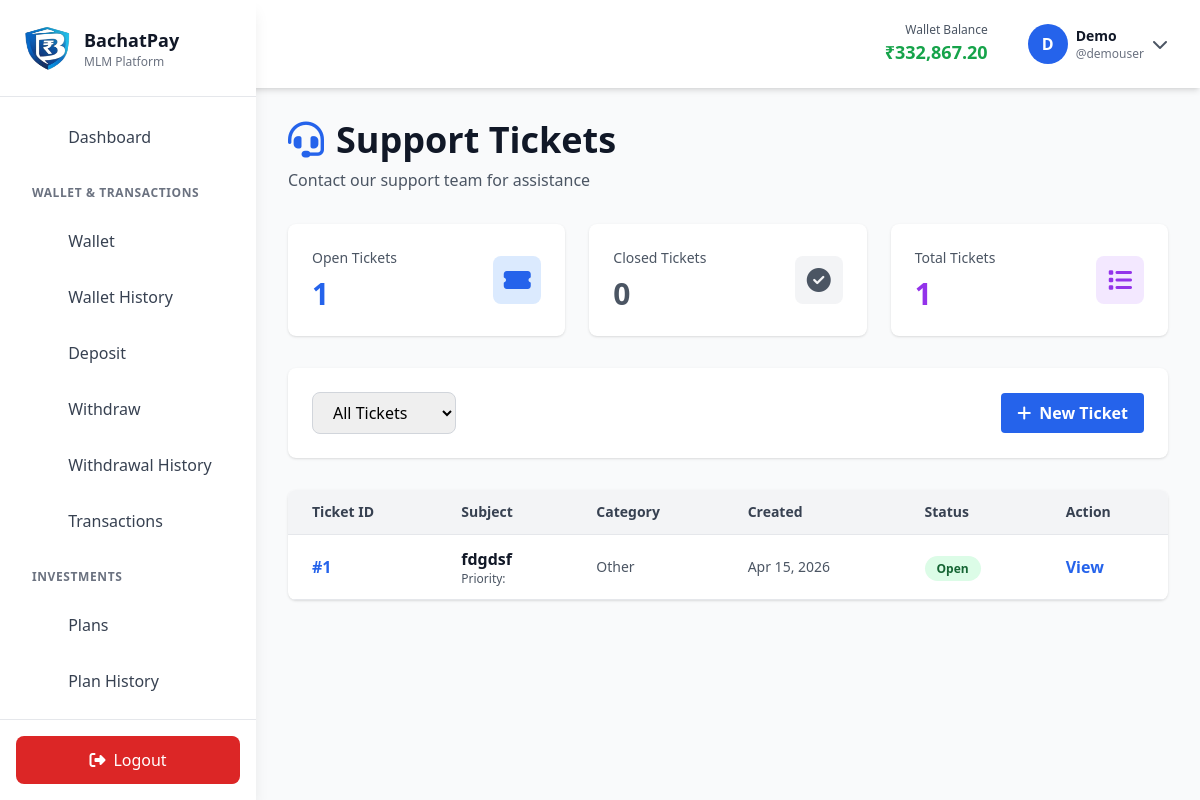
/support-tickets.php (signed in), run on the app's committed database.
### tables this page shows
CREATE TABLE `users` (
  `user_id` int(11) NOT NULL,
  `username` varchar(50) NOT NULL,
  `email` varchar(100) NOT NULL,
  `password` varchar(255) NOT NULL,
  `sponsor_id` int(11) DEFAULT NULL,
  `first_name` varchar(50) DEFAULT NULL,
  `last_name` varchar(50) DEFAULT NULL,
  `phone` varchar(15) DEFAULT NULL,
  `city` varchar(50) DEFAULT NULL,
  `state` varchar(50) DEFAULT NULL,
  `bank_account` varchar(20) DEFAULT NULL,
  `bank_name` varchar(100) DEFAULT NULL,
  `ifsc_code` varchar(20) DEFAULT NULL,
  `wallet_balance` decimal(15,2) DEFAULT 0.00,
  `total_cashback_earned` decimal(15,2) DEFAULT 0.00,
  `total_commission_earned` decimal(15,2) DEFAULT 0.00,
  `total_downline_business` decimal(15,2) DEFAULT 0.00,
  `active_investment` decimal(15,2) DEFAULT 0.00,
  `registration_date` timestamp NOT NULL DEFAULT current_timestamp(),
  `last_login` datetime DEFAULT NULL,
  `status` enum('active','inactive','suspended') DEFAULT 'active',
  `role` enum('user','admin') DEFAULT 'user',
  `reset_token` varchar(255) DEFAULT NULL,
  `reset_expires` datetime DEFAULT NULL
);

CREATE TABLE `support_tickets` (
  `ticket_id` int(11) NOT NULL,
  `user_id` int(11) NOT NULL,
  `subject` varchar(255) NOT NULL,
  `message` text NOT NULL,
  `category` varchar(50) DEFAULT NULL,
  `status` enum('open','in_progress','closed','reopened') DEFAULT 'open',
  `priority` enum('low','medium','high','critical') DEFAULT 'medium',
  `created_at` timestamp NOT NULL DEFAULT current_timestamp(),
  `updated_at` datetime DEFAULT NULL ON UPDATE current_timestamp(),
  `closed_at` datetime DEFAULT NULL
);

### support-tickets.php (the view, shortened to what the rows shown need)
<?php
require_once __DIR__ . '/includes/config.php';
require_once __DIR__ . '/includes/db.php';
require_once __DIR__ . '/includes/functions.php';
$user = getCurrentUser();
$csrf_token = generateCSRFToken();
$action = $_GET['action'] ?? 'list';
if ($action === 'list') {
    $where = 'user_id = ?';
    $params = [$user['user_id']];
    $stmt = $pdo->prepare("SELECT * FROM support_tickets WHERE $where ORDER BY created_at DESC");
    $stmt->execute($params);
    $tickets = $stmt->fetchAll();
}
?>
<!DOCTYPE html>
<html lang="en">
<head>
    <script src="https://cdn.tailwindcss.com"></script>
    <link rel="stylesheet" href="https://cdnjs.cloudflare.com/ajax/libs/font-awesome/6.4.0/css/all.min.css">
</head>
<body class="bg-gray-50">
    <?php $currentPage = 'support-tickets'; require_once __DIR__ . '/includes/navbar.php'; ?>
    <div class="lg:ml-64 px-4 sm:px-6 lg:px-8 py-8">
        <?php if ($action === 'create'): ?>
        <div class="mb-8">
            <h1 class="text-4xl font-bold text-gray-900 mb-2">
                <i class="fas fa-plus-circle text-blue-600 mr-3"></i>Create Support Ticket
            </h1>
        </div>
        <?php else: ?>
        <div class="mb-8">
            <h1 class="text-4xl font-bold text-gray-900 mb-2">
                <i class="fas fa-headset text-blue-600 mr-3"></i>Support Tickets
            </h1>
        </div>
        <?php endif; ?>
        <?php if ($action === 'create'): ?>
        <div class="bg-white rounded-lg shadow p-8 max-w-2xl">
            <form method="POST" action="">
                <input type="hidden" name="csrf_token" value="<?php echo htmlspecialchars($csrf_token); ?>">
                <input type="hidden" name="create_ticket" value="1">
                <div class="mb-6">
                    <label class="block text-sm font-semibold text-gray-700 mb-2">Subject *</label>
                    <input type="text" name="subject" minlength="5" maxlength="200" required placeholder="Brief description of your issue"
                        class="w-full px-4 py-2 border border-gray-300 rounded-lg focus:ring-2 focus:ring-blue-500">
                    <p class="text-xs text-gray-500 mt-1">Min 5 characters</p>
                </div>
                <div class="mb-6">
                    <label class="block text-sm font-semibold text-gray-700 mb-2">Category *</label>
                    <select name="category" required class="w-full px-4 py-2 border border-gray-300 rounded-lg focus:ring-2 focus:ring-blue-500">
                        <option value="general">General Inquiry</option>
                        <option value="billing">Billing Issue</option>
                        <option value="technical">Technical Support</option>
                        <option value="account">Account Issue</option>
                        <option value="withdrawal">Withdrawal Problem</option>
                        <option value="other">Other</option>
                    </select>
                </div>
                <div class="mb-6">
                    <label class="block text-sm font-semibold text-gray-700 mb-2">Priority</label>
                    <select name="priority" class="w-full px-4 py-2 border border-gray-300 rounded-lg focus:ring-2 focus:ring-blue-500">
                        <option value="low">Low</option>
                        <option value="medium" selected>Medium</option>
                        <option value="high">High</option>
                        <option value="urgent">Urgent</option>
                    </select>
                </div>
                <div class="mb-6">
                    <label class="block text-sm font-semibold text-gray-700 mb-2">Message *</label>
                    <textarea name="message" minlength="10" maxlength="5000" rows="8" required placeholder="Describe your issue in detail (text only, no files)"
                        class="w-full px-4 py-2 border border-gray-300 rounded-lg focus:ring-2 focus:ring-blue-500"></textarea>
                    <p class="text-xs text-gray-500 mt-1">Min 10 characters | Text only (no media files)</p>
                </div>
                <div class="bg-blue-50 border border-blue-200 p-4 rounded-lg mb-6">
                    <p class="text-sm text-blue-800">
                        <i class="fas fa-info-circle mr-2"></i>
                        <strong>Note:</strong> Only text is allowed in support tickets. Media files cannot be uploaded.
                    </p>
                </div>
                <div class="flex space-x-4">
                    <button type="submit" class="flex-1 bg-blue-600 hover:bg-blue-700 text-white font-bold py-2 px-4 rounded transition">
                        <i class="fas fa-paper-plane mr-2"></i>Submit Ticket
                    </button>
                    <a href="support-tickets.php" class="flex-1 bg-gray-400 hover:bg-gray-500 text-white font-bold py-2 px-4 rounded transition text-center">
                        <i class="fas fa-times mr-2"></i>Cancel
                    </a>
                </div>
            </form>
        </div>
        <?php else: ?>
        <div class="bg-white rounded-lg shadow overflow-hidden">
            <div class="overflow-x-auto">
                <table class="w-full">
                    <thead class="bg-gray-100 border-b">
                        <tr>
                            <th class="px-6 py-3 text-left text-sm font-semibold text-gray-700">Ticket ID</th>
                            <th class="px-6 py-3 text-left text-sm font-semibold text-gray-700">Subject</th>
                            <th class="px-6 py-3 text-left text-sm font-semibold text-gray-700">Category</th>
                            <th class="px-6 py-3 text-left text-sm font-semibold text-gray-700">Created</th>
                            <th class="px-6 py-3 text-left text-sm font-semibold text-gray-700">Status</th>
                            <th class="px-6 py-3 text-left text-sm font-semibold text-gray-700">Action</th>
                        </tr>
                    </thead>
                    <tbody>
                        <?php if (empty($tickets)): ?>
                        <tr>
                            <td colspan="6" class="px-6 py-8 text-center text-gray-500">
                                <i class="fas fa-inbox text-4xl mb-2 block opacity-50"></i>
                                No tickets found
                            </td>
                        </tr>
                        <?php else: ?>
                            <?php foreach ($tickets as $t):
                                $statusColor = $t['status'] === 'open' ? 'bg-green-100 text-green-800' : 'bg-gray-100 text-gray-800';
                            ?>
                            <tr class="border-b hover:bg-gray-50 transition">
                                <td class="px-6 py-3 font-bold text-blue-600">#<?php echo $t['ticket_id']; ?></td>
                                <td class="px-6 py-3">
                                    <p class="font-semibold text-gray-900"><?php echo htmlspecialchars(substr($t['subject'], 0, 40)); ?></p>
                                    <p class="text-xs text-gray-600">Priority: <?php echo ucfirst($t['priority']); ?></p>
                                </td>
                                <td class="px-6 py-3 text-sm text-gray-600"><?php echo ucfirst($t['category']); ?></td>
                                <td class="px-6 py-3 text-sm text-gray-600"><?php echo date('M d, Y', strtotime($t['created_at'])); ?></td>
                                <td class="px-6 py-3">
                                    <span class="px-3 py-1 rounded-full text-xs font-semibold <?php echo $statusColor; ?>">
                                        <?php echo ucfirst($t['status']); ?>
                                    </span>
                                </td>
                                <td class="px-6 py-3">
                                    <a href="?action=view&ticket_id=<?php echo $t['ticket_id']; ?>" class="text-blue-600 hover:text-blue-800 font-semibold">
                                        View
                                    </a>
                                </td>
                            </tr>
                            <?php endforeach; ?>
                        <?php endif; ?>
                    </tbody>
                </table>
            </div>
        </div>
        <?php endif; ?>
    </div>
</body>
</html>

### includes/navbar.php (shortened to what the rows shown need)
<div id="sidebar" class="fixed left-0 top-0 h-screen w-64 bg-white shadow-lg z-50 transform -translate-x-full lg:translate-x-0 transition-transform duration-300">
    <div class="p-6 border-b">
        <div class="flex items-center space-x-3">
            <div>
                <h1 class="text-lg font-bold text-gray-900">BachatPay</h1>
            </div>
        </div>
    </div>
</div>
<nav class="bg-white shadow-md sticky top-0 z-30">
    <div class="p-4 flex justify-between items-center">
        <div class="flex items-center space-x-4">
            <div class="hidden sm:block">
                <h2 class="text-sm font-bold text-gray-900">Dashboard</h2>
            </div>
        </div>
        <div class="flex items-center space-x-6">
            <div class="hidden md:block text-right">
                <p class="text-xs text-gray-600">Wallet Balance</p>
                <p class="text-lg font-bold text-green-600"><?php echo formatCurrency($user['wallet_balance'] ?? 0); ?></p>
            </div>
            <div class="relative group">
                <button class="flex items-center space-x-2 px-4 py-2 rounded-lg hover:bg-gray-100 transition">
                    <div class="w-10 h-10 bg-blue-600 text-white rounded-full flex items-center justify-center font-bold">
                        <?php echo strtoupper(substr($user['username'] ?? 'U', 0, 1)); ?>
                    </div>
                    <div class="hidden sm:block text-left">
                        <p class="text-sm font-bold text-gray-900"><?php echo htmlspecialchars($user['first_name'] ?? $user['username'] ?? 'User'); ?></p>
                        <p class="text-xs text-gray-500">@<?php echo htmlspecialchars($user['username'] ?? 'user'); ?></p>
                    </div>
                    <i class="fas fa-chevron-down text-gray-600"></i>
                </button>
            </div>
        </div>
    </div>
</nav>

### data on the page
users: wallet_balance "₹332,867.20", username "D", first_name "Demo", username "demouser"
support_tickets: ticket_id "1", subject "fdgdsf", category "Other", created_at "Apr 15, 2026", status "Open"

### other printed values
$item['label'] "Dashboard"
$group['label'] "WALLET & TRANSACTIONS"
$item['label'] "Wallet"
$item['label'] "Wallet History"
$item['label'] "Deposit"
$item['label'] "Withdraw"
$item['label'] "Withdrawal History"
$item['label'] "Transactions"
$group['label'] "INVESTMENTS"
$item['label'] "Plans"
$item['label'] "Plan History"
$open_count "1"
$closed_count "0"
count($tickets ?? []) "1"
